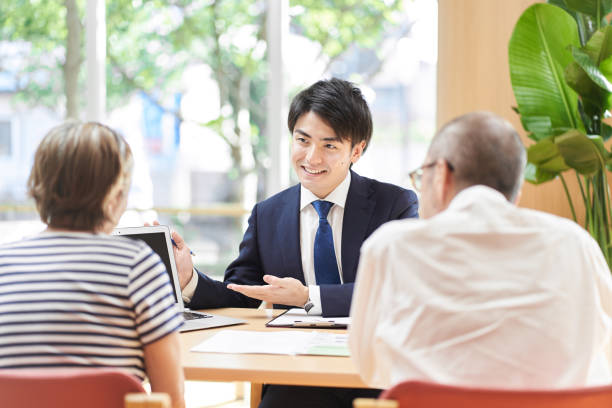
#> input picture raw images/a-businessman-who-advises-an-elderly-couple-on-buying-and-selling-real-estate.jpg, 612 x 408 px; its folder holds only this picture in this run
$ python a.py
#> lines starting #> are read from the running program, lines starting #| are printed output that depends on the picture
import os
import cv2

# Load the pre-trained face detection cascade
face_cascade = cv2.CascadeClassifier(cv2.data.haarcascades + 'haarcascade_frontalface_default.xml')

# Source folder containing the input images
source_folder = 'raw images/'

# Destination folder to store the extracted faces
destination_folder = 'extracted/'

# Ensure the destination folder exists
os.makedirs(destination_folder, exist_ok=True)

# Define the desired width and height for the extracted faces
desired_width = 100
desired_height = 100

# Iterate over image files in the source folder
for filename in os.listdir(source_folder):
    if filename.endswith(('.jpg', '.jpeg', '.png')):  # Check if the file is an image
        # Load the image
        image_path = os.path.join(source_folder, filename)
        image = cv2.imread(image_path)
#> image is the input picture: shape (408, 612, 3); mean B, G, R 165.2, 180, 187.9

        # Convert the image to grayscale (required for face detection)
        gray_image = cv2.cvtColor(image, cv2.COLOR_BGR2GRAY)
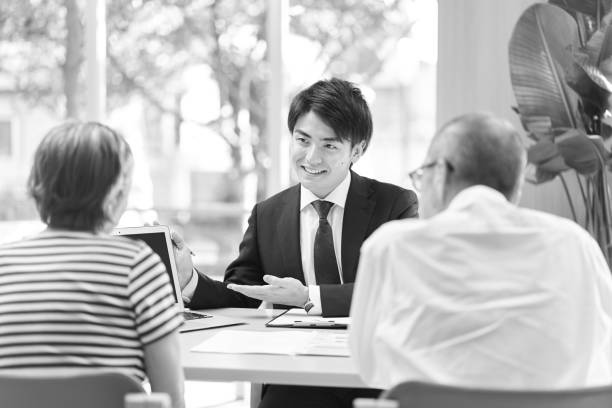
#> gray_image: shape (408, 612); min 1, max 255, mean 180.7

        # Detect faces in the image
        faces = face_cascade.detectMultiScale(gray_image, scaleFactor=1.1, minNeighbors=5, minSize=(30, 30))
#> faces = [[280, 116, 68, 68]]

        # Iterate over detected faces and extract them
        for i, (x, y, w, h) in enumerate(faces):
            # Extract the face region
            face = image[y:y+h, x:x+w]

            # Resize the extracted face to the desired size
            resized_face = cv2.resize(face, (desired_width, desired_height))

            # Save the resized extracted face to the destination folder
            destination_path = os.path.join(destination_folder, f'{filename.split(".")[0]}_face_{i}.jpg')
            cv2.imwrite(destination_path, resized_face, [cv2.IMWRITE_JPEG_QUALITY, 100])
#> this loop made 1 pass
#> pass 1, `face = image[y:y+h, x:x+w]`:
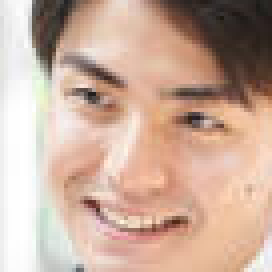
#> face: shape (68, 68, 3) (shown 4 times larger); mean B, G, R 156.5, 172.8, 201.9
#> pass 1, `resized_face = cv2.resize(face, (desired_width, desired_height))`:
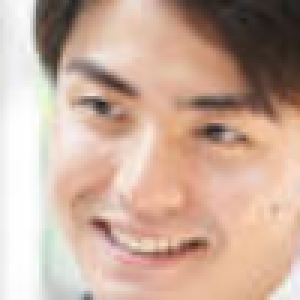
#> resized_face: shape (100, 100, 3) (shown 3 times larger); mean B, G, R 156.3, 172.6, 201.8

print("Faces extracted, resized, and saved successfully!")

$ run again, on raw images/a-woman-with-a-smile.jpg
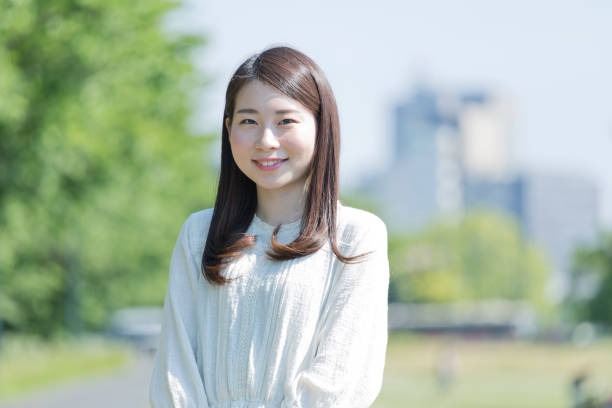
#> input picture raw images/a-woman-with-a-smile.jpg, 612 x 408 px
#> image is the input picture: shape (408, 612, 3); mean B, G, R 168, 185.1, 170
#> `gray_image = cv2.cvtColor(image, cv2.COLOR_BGR2GRAY)`:
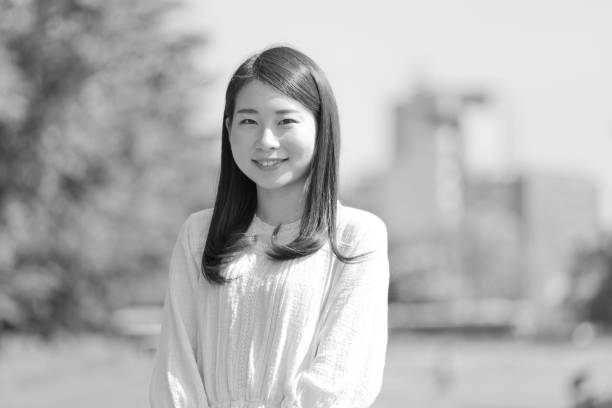
#> gray_image: shape (408, 612); min 3, max 255, mean 178.6
#> faces = [[221, 86, 99, 99]]
#> the loop `for i, (x, y, w, h) in enumerate(faces):` made 1 pass
#> pass 1, `resized_face = cv2.resize(face, (desired_width, desired_height))`:
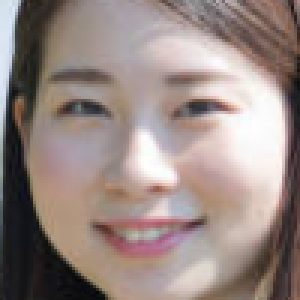
#> resized_face: shape (100, 100, 3) (shown 3 times larger); mean B, G, R 131.2, 135.8, 151.5

$ run again, on raw images/a-young-man-using-a-laptop-in-a-casual-room.jpg
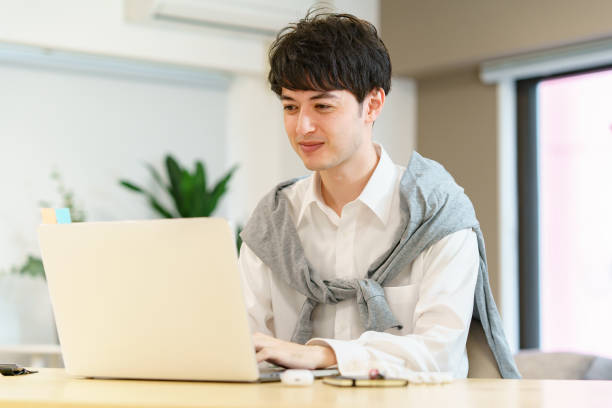
#> input picture raw images/a-young-man-using-a-laptop-in-a-casual-room.jpg, 612 x 408 px
#> image is the input picture: shape (408, 612, 3); mean B, G, R 182.2, 194.7, 200.5
#> `gray_image = cv2.cvtColor(image, cv2.COLOR_BGR2GRAY)`:
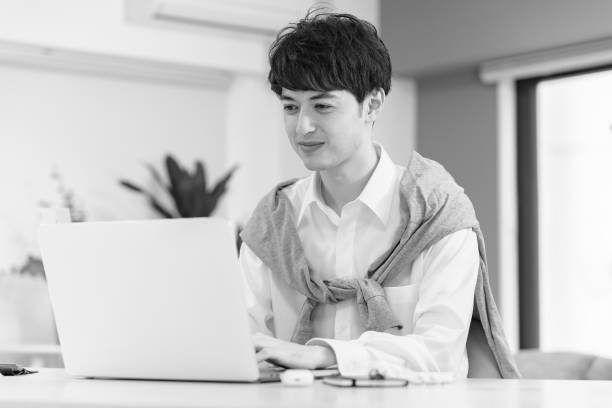
#> gray_image: shape (408, 612); min 1, max 254, mean 195
#> faces = [[261, 72, 96, 96]]
#> the loop `for i, (x, y, w, h) in enumerate(faces):` made 1 pass
#> pass 1, `resized_face = cv2.resize(face, (desired_width, desired_height))`:
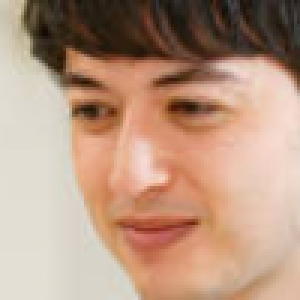
#> resized_face: shape (100, 100, 3) (shown 3 times larger); mean B, G, R 129.7, 151, 184.2

$ run again, on raw images/a-man-in-a-managerial-position-at-a-construction-company-with-his-arms-folded.jpg
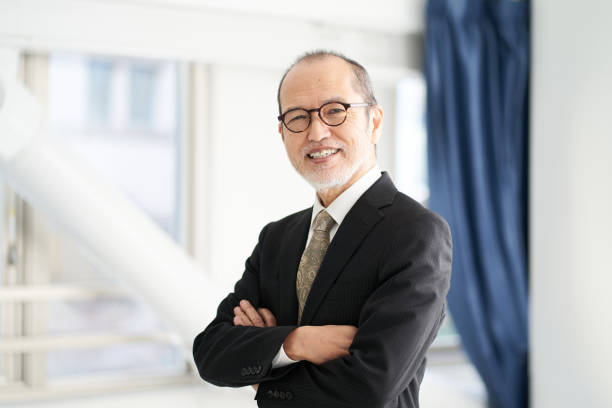
#> input picture raw images/a-man-in-a-managerial-position-at-a-construction-company-with-his-arms-folded.jpg, 612 x 408 px
#> image is the input picture: shape (408, 612, 3); mean B, G, R 176.8, 174.3, 172.7
#> `gray_image = cv2.cvtColor(image, cv2.COLOR_BGR2GRAY)`:
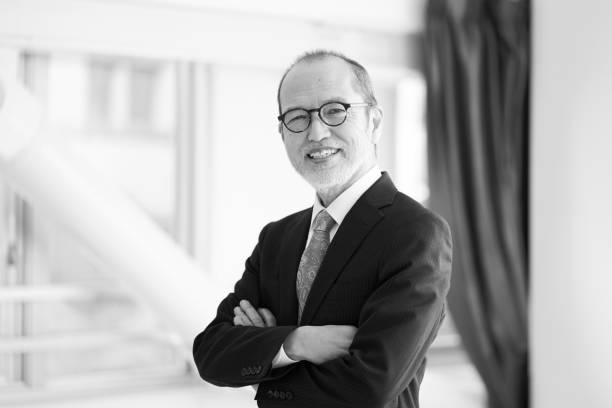
#> gray_image: shape (408, 612); min 0, max 255, mean 174.1
#> faces = [[263, 73, 112, 112]]
#> the loop `for i, (x, y, w, h) in enumerate(faces):` made 1 pass
#> pass 1, `resized_face = cv2.resize(face, (desired_width, desired_height))`:
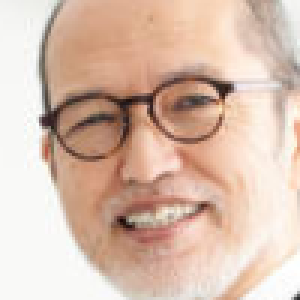
#> resized_face: shape (100, 100, 3) (shown 3 times larger); mean B, G, R 174.1, 190.3, 217.5
